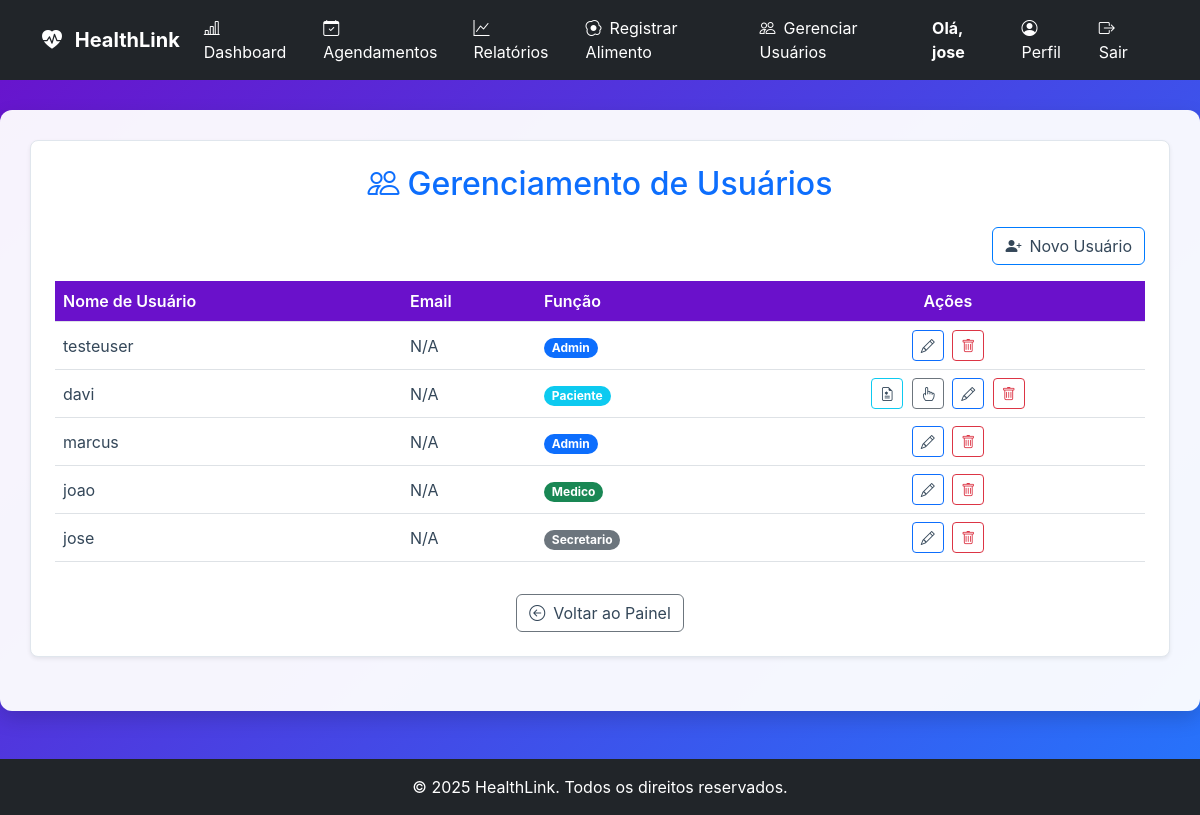
The app's page /gerenciar_usuarios (signed in) with its own data.
### tables this page shows
CREATE TABLE users (
                    id INTEGER PRIMARY KEY,
                    username TEXT UNIQUE NOT NULL,
                    password_hash TEXT NOT NULL,
                    role TEXT NOT NULL DEFAULT 'paciente',
                    email TEXT,
                    nome TEXT,
                    razao_ic REAL,
                    fator_sensibilidade REAL,
                    data_nascimento TEXT,
                    sexo TEXT
                , nome_completo TEXT, telefone TEXT, medico_id INTEGER, meta_glicemia INTEGER, documento TEXT, crm TEXT, especialidade TEXT, cns TEXT);

### app.py (the view)
@app.route('/gerenciar_usuarios')
@login_required
def gerenciar_usuarios():
    if not (current_user.is_admin or current_user.role == 'secretario'):
        flash('Acesso não autorizado.', 'danger')
        return redirect(url_for('dashboard'))
    usuarios = db_manager.carregar_todos_os_usuarios()
    return render_template('gerenciar_usuarios.html', usuarios=usuarios)

### app.py (called while the page is built)
@login_manager.user_loader
def load_user(user_id):
    if db_manager:
        user_data = db_manager.carregar_usuario_por_id(int(user_id))
        if user_data:
            return User(
                id=user_data.get('id'),
                username=user_data.get('username'),
                password_hash=user_data.get('password_hash'),
                role=user_data.get('role', 'user').lower(),
                email=user_data.get('email'),
                razao_ic=user_data.get('razao_ic', 1.0),
                fator_sensibilidade=user_data.get('fator_sensibilidade', 1.0),
                data_nascimento=user_data.get('data_nascimento'),
                sexo=user_data.get('sexo')
            )
    return None

@app.context_processor
def inject_now():
    return {'now': datetime.now}

    @property
    def is_admin(self):
        return self.role == 'admin'

    @property
    def is_paciente(self):
        return self.role == 'paciente' or self.role == 'user' # Mantendo 'user' por compatibilidade

### database_manager.py (called while the page is built)
    def get_db_connection(self):
        conn = sqlite3.connect(self.db_path)
        conn.execute("PRAGMA foreign_keys = ON;")
        conn.row_factory = sqlite3.Row
        return conn

    def carregar_usuario_por_id(self, user_id):
        conn = self.get_db_connection()
        user_data = conn.execute(
            "SELECT id, username, role, email, nome_completo, razao_ic, fator_sensibilidade, data_nascimento, sexo, telefone, medico_id FROM users WHERE id = ?",
            (user_id,)
        ).fetchone()
        conn.close()
        return dict(user_data) if user_data else None

    def carregar_todos_os_usuarios(self, perfil=None):
        conn = self.get_db_connection()
        cursor = conn.cursor()
        query = "SELECT id, username, role FROM users"
        params = ()
        if perfil:
            query += " WHERE role = ?" # Corrigi para 'role' ao invés de 'perfil'
            params = (perfil,)
        cursor.execute(query, params)
        usuarios = cursor.fetchall()
        conn.close()
        return [{'id': row['id'], 'username': row['username'], 'role': row['role']} for row in usuarios]

### templates/gerenciar_usuarios.html (shortened to what this page needs)
{% extends 'base.html' %}
{% block content %}
<div class="card p-4 shadow-sm mb-4">
    <h2 class="mb-4 text-center text-primary">
        <i class="bi bi-people me-2"></i>Gerenciamento de Usuários
    </h2>
    <div class="d-flex justify-content-end mb-3">
        <a href="{{ url_for('cadastro') }}" class="btn btn-primary">
            <i class="bi bi-person-plus-fill me-2"></i>Novo Usuário
        </a>
    </div>
    <div class="table-responsive">
        <table class="table table-hover align-middle">
            <thead>
                <tr>
                    <th>Nome de Usuário</th>
                    <th>Email</th>
                    <th>Função</th>
                    <th class="text-center">Ações</th>
                </tr>
            </thead>
            <tbody>
                {% for usuario in usuarios %}
                <tr>
                    <td>{{ usuario['username'] }}</td>
                    <td>{{ usuario.get('email', 'N/A') }}</td>
                    <td>
                        {% set role = usuario.get('role', 'padrão') %}
                        <span class="badge rounded-pill bg-{{
                            'success' if role == 'medico' else
                            'primary' if role == 'admin' else
                            'info' if role == 'paciente' or role == 'user' else
                            'warning text-dark' if role == 'cuidador' else
                            'secondary'
                        }}">
                            {{ role|capitalize }}
                        </span>
                    </td>
                    <td class="text-center actions-column">
                        {% if usuario.get('role') == 'user' or usuario.get('role') == 'paciente' %}
                        <a href="{{ url_for('ficha_acompanhamento', paciente_id=usuario['id']) }}"
                            class="btn btn-sm btn-outline-info me-1" title="Ficha Clínica">
                            <i class="bi bi-file-earmark-medical"></i>
                        </a>
                        <a href="{{ url_for('vincular_cuidador', username=usuario['username']) }}"
                            class="btn btn-sm btn-outline-secondary me-1" title="Vincular Cuidador">
                            <i class="bi bi-hand-index"></i>
                        </a>
                        {% endif %}
                        <a href="{{ url_for('editar_usuario', username=usuario['username']) }}"
                            class="btn btn-sm btn-outline-primary me-1" title="Editar Usuário">
                            <i class="bi bi-pencil"></i>
                        </a>
                        <form method="POST" action="{{ url_for('excluir_usuario', username=usuario['username']) }}"
                            style="display:inline;">
                            <button type="submit" class="btn btn-sm btn-outline-danger" title="Excluir Usuário"
                                onclick="return confirm('Tem certeza que deseja excluir o usuário {{ usuario.username }}?');">
                                <i class="bi bi-trash"></i>
                            </button>
                        </form>
                    </td>
                </tr>
                {% else %}
                <tr>
                    <td colspan="4" class="text-center py-4">Nenhum usuário cadastrado.</td>
                </tr>
                {% endfor %}
            </tbody>
        </table>
    </div>
    <div class="text-center">
        <a href="{{ url_for('dashboard_gestao') }}" class="btn btn-secondary mt-3">
            <i class="bi bi-arrow-left-circle me-2"></i>Voltar ao Painel
        </a>
    </div>
</div>
{% endblock %}

### templates/base.html (shortened to what this page needs)
<!DOCTYPE html>
<html lang="pt-br">
<head>
    <link href="https://cdn.jsdelivr.net/npm/bootstrap@5.3.0/dist/css/bootstrap.min.css" rel="stylesheet">
    <link href="https://cdn.jsdelivr.net/npm/bootstrap-icons/font/bootstrap-icons.css" rel="stylesheet">
    <link rel="stylesheet" href="https://cdnjs.cloudflare.com/ajax/libs/font-awesome/6.0.0-beta3/css/all.min.css">
    <link rel="stylesheet" href="{{ url_for('static', filename='css/style.css') }}">
</head>
<body>
    <nav class="navbar navbar-expand-lg navbar-dark bg-dark">
        <div class="container">
            <a class="navbar-brand fw-bold" href="{{ url_for('index') }}">
                <i class="bi bi-heart-pulse-fill me-2"></i> HealthLink
            </a>
            <div class="collapse navbar-collapse" id="navbarNav">
                <ul class="navbar-nav me-auto">
                    {% if current_user.is_authenticated %}
                    <li class="nav-item">
                        <a class="nav-link" href="{{ url_for('dashboard') }}">
                            <i class="bi bi-bar-chart-line me-2"></i>Dashboard
                        </a>
                    </li>
                    {% if current_user.is_paciente %}
                    <li class="nav-item">
                        <a class="nav-link" href="{{ url_for('registros') }}">
                            <i class="bi bi-journal-text me-2"></i>Meus Registros
                        </a>
                    </li>
                    <li class="nav-item">
                        <a class="nav-link" href="{{ url_for('registrar_glicemia') }}">
                            <i class="bi bi-droplet-fill me-2"></i>Registrar Glicemia
                        </a>
                    </li>
                    <li class="nav-item">
                        <a class="nav-link" href="{{ url_for('registrar_refeicao') }}">
                            <i class="bi bi-utensils me-2"></i>Registrar Refeição
                        </a>
                    </li>
                    <li class="nav-item">
                        <a class="nav-link" href="{{ url_for('minhas_consultas') }}">
                            <i class="bi bi-calendar-event me-2"></i>Minhas Consultas
                        </a>
                    </li>
                    {% elif current_user.role in ['medico', 'secretario', 'admin'] %}
                    <li class="nav-item">
                        <a class="nav-link" href="{{ url_for('gerenciar_agendamentos') }}">
                            <i class="bi bi-calendar-check me-2"></i>Agendamentos
                        </a>
                    </li>
                    <li class="nav-item">
                        <a class="nav-link" href="{{ url_for('relatorios.relatorios') }}">
                            <i class="bi bi-graph-up me-2"></i>Relatórios
                        </a>
                    </li>
                    {% if current_user.role in ['secretario', 'admin'] %}
                    <li class="nav-item">
                        <a class="nav-link" href="{{ url_for('registrar_alimento_redirect') }}">
                            <i class="bi bi-egg-fried me-2"></i>Registrar Alimento
                        </a>
                    </li>
                    <li class="nav-item">
                        <a class="nav-link" href="{{ url_for('gerenciar_usuarios') }}">
                            <i class="bi bi-people me-2"></i>Gerenciar Usuários
                        </a>
                    </li>
                    {% endif %}
                    {% endif %}
                    {% endif %}
                </ul>
                <ul class="navbar-nav">
                    {% if current_user.is_authenticated %}
                    <li class="nav-item me-3 d-flex align-items-center">
                        <span class="navbar-text text-white fw-bold">
                            Olá, {{ current_user.username or current_user.nome_completo }}
                        </span>
                    </li>
                    <li class="nav-item">
                        <a class="nav-link" href="{{ url_for('perfil_paciente', paciente_id=current_user.id) }}">
                            <i class="bi bi-person-circle me-2"></i>Perfil
                        </a>
                    </li>
                    <li class="nav-item">
                        <a class="nav-link text-danger" href="{{ url_for('logout') }}">
                            <i class="bi bi-box-arrow-right me-2"></i>Sair
                        </a>
                    </li>
                    {% endif %}
                </ul>
            </div>
        </div>
    </nav>
    <main id="main-content">
        <div class="container">
            {% block content %}
            {% endblock %}
        </div>
    </main>
    <footer class="text-white text-center py-3 mt-5 bg-dark">
        &copy; {{ now().year }} HealthLink. Todos os direitos reservados.
    </footer>
</body>
</html>

### static/css/style.css (style rules this page uses)
:root { --primary-color: #007bff; --accent-color: #6a11cb; --text-dark: #344759; --text-light: white; --gradient-bg: linear-gradient(135deg, #6a11cb 0%, #2575fc 100%); --success-color: #28a745; --danger-color: #dc3545; --info-color: #17a2b8; --shadow-sm: 0 2px 4px rgba(0, 0, 0, 0.1); --shadow-lg: 0 8px 20px rgba(0, 0, 0, 0.15); }
body, html { margin: 0; padding: 0; height: 100%; font-family: -apple-system, BlinkMacSystemFont, "Segoe UI", Roboto, "Helvetica Neue", Arial, sans-serif; color: var(--text-dark); }
#app-wrapper, body { background: var(--gradient-bg); min-height: 100vh; }
#main-content .container { background-color: rgba(255, 255, 255, 0.95); padding: 30px; border-radius: 12px; box-shadow: var(--shadow-lg); max-width: 1200px; width: 100%; margin-top: 30px; }
.navbar-nav .nav-link, .navbar-brand { color: var(--text-light) !important; }
h1, h2, h3 { color: var(--accent-color); margin-top: 0; margin-bottom: 20px; }
.card { background-color: white; border: 1px solid #e0e6ed; border-radius: 8px; box-shadow: var(--shadow-sm); padding: 20px; margin-bottom: 20px; }
.btn-primary { background-color: var(--primary-color); border-color: var(--primary-color); color: white; }
.table th { background-color: var(--accent-color); color: white; font-weight: bold; }
.table td { color: var(--text-dark); }
.card a, .card h6, .card p { color: var(--text-dark) !important; background: transparent !important; }
.table thead { background-color: #5d2590; }
.table th { color: white; font-weight: 600; }

### records on screen
users: username "jose", get "N/A", role "Secretario"
users: username "testeuser", get "N/A", role "Admin"
users: username "davi", get "N/A", role "Paciente"
users: username "marcus", get "N/A", role "Admin"
users: username "joao", get "N/A", role "Medico"
